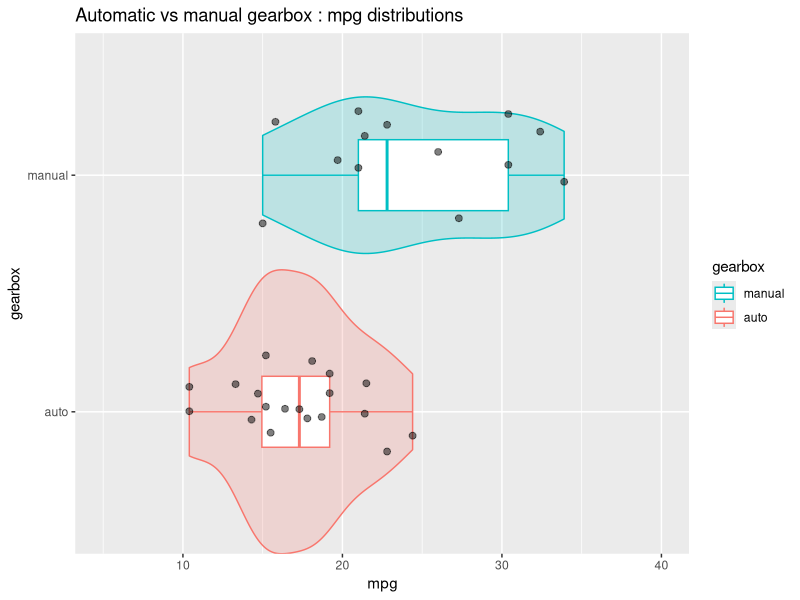
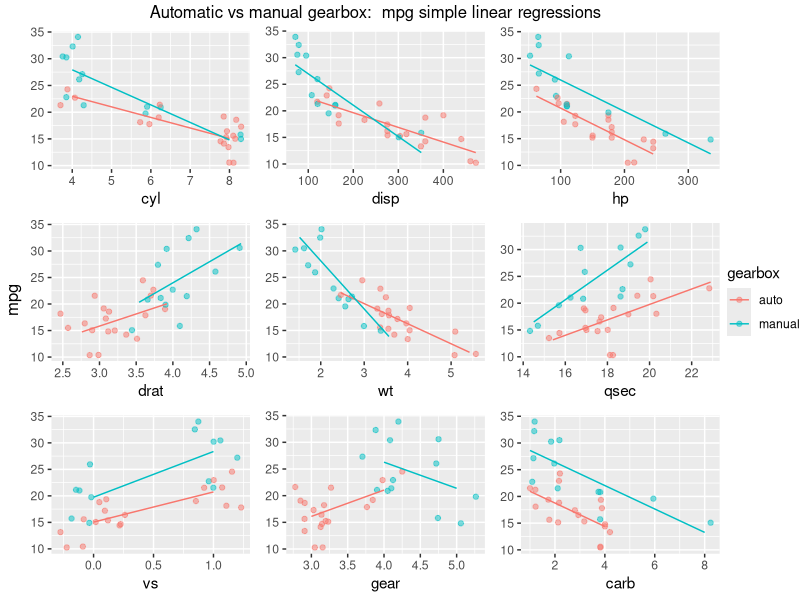

Write R code to recreate these figures, in order.
## ---- chunk 1
knitr::opts_chunk$set(echo = FALSE)
vsfigheight <-  2.5
vsfigwidth <-  2.5
sfigheight <-  3
sfigwidth <-  3
nfigheight <-  4
nfigwidth <-  4
lfigheight <-  5
lfigwidth <-  7
knitr::opts_chunk$set(fig.height = nfigheight, fig.width = nfigwidth)
## ---- chunk 2
library(knitr)
library(dplyr)
library(ggplot2)
library(grid)
library(gridExtra)
library(boot)
library(xtable)
## ---- chunk 3
defdevice <- NULL # NULL (print on current device), or 'win' (but anything goes)
defsleep <- 10 # default waiting time in seconds

bootstriter <-  10000 # bootstrap iterations
## ---- chunk 4
# theme_set(theme_grey(base_size = 18))

# get the data
data("mtcars")



#' Data exploration
#' ----------------

#' compute means for  am = 0 / 1
means <- mtcars %>%
        group_by(am) %>%
        summarise(meanmpg=mean(mpg))

meanauto <- means[1,"meanmpg"]
meanmanual <- means[2,"meanmpg"]

#' add to data mtcars factor 'gerbox' = factor(am) ,
#' but explicitly (auto / manual)
# preserve rownames
rownames0 <- rownames(mtcars)
# mtcars <- mutate(mtcars, gearbox = factor(ifelse(am == 0, "auto", "manual")))
mtcars <- mutate(mtcars,
                 gearbox =
                         factor(mtcars$am,
                                labels = c("auto", "manual")))
# verification
# levels(mtcars$gearbox)
# restore rwnames
rownames(mtcars) <- rownames0

#' Compare distributions
# violin + box + points (jitter)
gviolin <- ggplot(mtcars, aes(gearbox, mpg, color=gearbox)) +
        geom_violin(mapping=aes(fill=gearbox),
                    width=1.2, show.legend = FALSE, alpha = .2) +
        geom_boxplot(width=.3) +
        geom_jitter(width=.3, height=.0,
                    alpha =.5, size = 2, color="black") +
        scale_y_continuous(limits = c(5, 40)) +
        guides(col = guide_legend(reverse = TRUE))+
        labs(title = "Automatic vs manual gearbox : mpg distributions") +
        coord_flip()

# display graphs, works with ggplot2 and gtable graphs. sends graphs to default
# or windows device (set the default in defdevice)
displaygraph <- function(one.graph,
                         windevice = defdevice,
                         width = nfigwidth,
                         height = nfigheight ) {
        if (is.null(windevice)) {
                grid.newpage()
                grid.draw(one.graph)
        } else {
                windows(width = width, height = height)
                grid.newpage()
                grid.draw(one.graph)
                Sys.sleep(defsleep)
                dev.off()
        }
}

# display
# displaygraph(gviolin)




#' Plotting the effect of every variable on mpg, conmparing automatic and manual transmissions
#' -------------------------------------------------------------------------------------------

# plotting function
plotam <- function(varname, withlegend = FALSE) {
        g <- ggplot(mtcars,
               aes_(x = as.name(varname),
                    y = quote(mpg),
                    color = quote(gearbox))) +
                geom_jitter(width= .3, height = .2, alpha =.5) +
                geom_smooth(data = filter(mtcars, am ==0),
                            method="lm", se= FALSE, size=.5) +
                geom_smooth(data = filter(mtcars, am ==1),
                            method="lm", se= FALSE, size=.5) +
                ylab(NULL) +
                # scale_color_discrete(guide_legend("am")) +
                theme(legend.position = "right")
        if (withlegend) {
                g
        } else {
                g + theme(legend.position = "none")
        }
}

# test
# plotam("wt")
# plotam("wt" , withlegend=TRUE)

# plot all variables except mpg, against am
lpl <- lapply(X = setdiff(colnames(mtcars), c("am", "gearbox", "mpg")),
              plotam)


# put pplots together with a common legend):

# get the legend from any one plot (the plot must have a legend)
# extract legend
# https://github.com/hadley/ggplot2/wiki/Share-a-legend-between-two-ggplot2-graphs
g_legend <- function(a.gplot){
        tmp <- ggplot_gtable(ggplot_build(a.gplot))
        leg <- which(sapply(tmp$grobs, function(x) x$name) == "guide-box")
        legend <- tmp$grobs[[leg]]
        return(legend)}

mylegend <- g_legend(plotam("wt", withlegend = TRUE))


# draw the plot
# windows(width = 10, height = 6)
title2 <- textGrob("Automatic vs manual gearbox:  mpg simple linear regressions") #,
                   #gp = gpar(fontface="bold"))

gg <- arrangeGrob(grobs = lpl,
                  ncol = 3,
                  top = title2,
                  left = "mpg")

slrg <- arrangeGrob(gg,
                   mylegend, nrow=1, widths=c(10, 1))

# to display
# displaygraph(slrg)




## ---- chunk 5
displaygraph(gviolin)
## ---- chunk 6
displaygraph(slrg)
